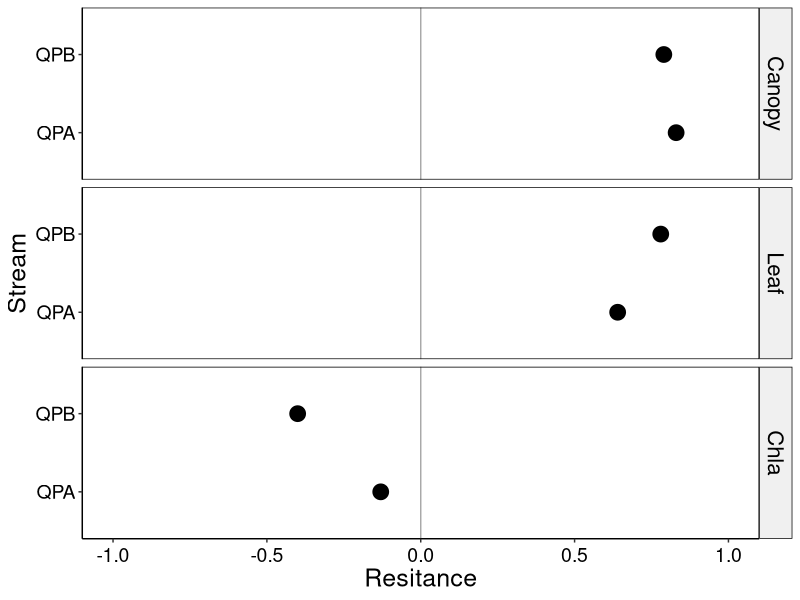

Write R code to recreate this figure. (Note: this script raises an error after producing the figure.)




#--------------------------------------------
# Dot plot
# 09 May 2020
#PEGF
#--------------------------------------------
#

library(modelr)
library(ggplot2)
library(dplyr)
library(patchwork)

metrics<- read.csv("metrics.csv")
metrics



# Resistance --------------------------------------------------------------

metrics$Variable_f = factor(metrics$Variable, levels=c('Canopy','Leaf','Leaf_Exp','Chla','Shrimp'))

r1 <- ggplot(metrics, 
      aes(x=Resitance,
          y=Stream))+ 
#          color=Stream,
 #         group=Variable)) +
  geom_vline(aes(xintercept = 0), color='darkgrey') +
  geom_point(size=5)+ #aes(shape=Variable),size=2.7) +#, position=pd, stat="identity") + 
  
  theme(axis.title.x = element_text(size = 18, angle = 0)) +
  theme(axis.title.y = element_text(size = 18, angle = 90)) +
  
  theme(axis.text.x=element_text(angle=0, size=14, vjust=0.5, color="black")) + #subaxis x
  theme(axis.text.y=element_text(angle=0, size=14, vjust=0.5, color="black")) + #subaxis y
  
   xlim(-1,1) +
  
  theme(panel.grid.major = element_blank(), panel.grid.minor = element_blank(),
        panel.background = element_blank(), axis.line = element_line(colour = "black")) +
  theme(panel.border = element_rect(colour = "black", fill=NA, size=0.5)) +
  
  facet_grid(Variable_f~.) +
  theme(strip.text.y = element_text(size = 16, colour = "black", angle = 270)) +
  theme(strip.background = element_rect(colour = "black", fill = "grey94"))


r1 + ggsave("Resistance.jpeg", width=6, height=6,dpi=600)


# Resilience --------------------------------------------------------------


metrics$Variable_f = factor(metrics$Variable, levels=c('Canopy','Leaf','Leaf_Exp','Chla','Shrimp'))

r2 <- ggplot(metrics, 
             aes(x=Resilience,
                 y=Stream))+ 
  #          color=Stream,
  #         group=Variable)) +
  geom_vline(aes(xintercept = 0), color='darkgrey') +
  geom_point(size=5)+ #aes(shape=Variable),size=2.7) +#, position=pd, stat="identity") + 
  
  theme(axis.title.x = element_text(size = 18, angle = 0)) +
  theme(axis.title.y = element_text(size = 18, angle = 90)) +
  
  theme(axis.text.x=element_text(angle=0, size=14, vjust=0.5, color="black")) + #subaxis x
  theme(axis.text.y=element_text(angle=0, size=14, vjust=0.5, color="black")) + #subaxis y
  
  xlim(-1,1) +
  
  theme(panel.grid.major = element_blank(), panel.grid.minor = element_blank(),
        panel.background = element_blank(), axis.line = element_line(colour = "black")) +
  theme(panel.border = element_rect(colour = "black", fill=NA, size=0.5)) +
  
  facet_grid(Variable_f~.) +
  theme(strip.text.y = element_text(size = 16, colour = "black", angle = 270)) +
  theme(strip.background = element_rect(colour = "black", fill = "grey94"))

r2 + ggsave("Resilience.jpeg", width=6, height=6,dpi=600)


# Recovery ----------------------------------------------------------------

metrics$Variable_f = factor(metrics$Variable, levels=c('Canopy','Leaf','Leaf_Exp','Chla','Shrimp'))

r3 <- ggplot(metrics, 
             aes(x=Recovery,
                 y=Stream))+ 
  #          color=Stream,
  #         group=Variable)) +
  geom_vline(aes(xintercept = 0), color='darkgrey') +
  geom_point(size=5)+ #aes(shape=Variable),size=2.7) +#, position=pd, stat="identity") + 
  
  theme(axis.title.x = element_text(size = 18, angle = 0)) +
  theme(axis.title.y = element_text(size = 18, angle = 90)) +
  
  theme(axis.text.x=element_text(angle=0, size=14, vjust=0.5, color="black")) + #subaxis x
  theme(axis.text.y=element_text(angle=0, size=14, vjust=0.5, color="black")) + #subaxis y
  
  xlim(-1,1) +
  
  theme(panel.grid.major = element_blank(), panel.grid.minor = element_blank(),
        panel.background = element_blank(), axis.line = element_line(colour = "black")) +
  theme(panel.border = element_rect(colour = "black", fill=NA, size=0.5)) +
  
  facet_grid(Variable_f~.) +
  theme(strip.text.y = element_text(size = 12, colour = "black", angle = 270)) +
  theme(strip.background = element_rect(colour = "black", fill = "grey"))

r3

metrics$Variable_f = factor(metrics$Variable, levels=c('Canopy','Leaf','Leaf_Exp','Chla','Shrimp'))
metrics

r4 <- ggplot(metrics, 
             aes(x=TemporalStab,
                 y=Stream))+ 
  #          color=Stream,
  #         group=Variable)) +
  geom_vline(aes(xintercept = 0), color='darkgrey') +
  geom_point(size=5)+ #aes(shape=Variable),size=2.7) +#, position=pd, stat="identity") + 
  
  theme(axis.title.x = element_text(size = 18, angle = 0)) +
  theme(axis.title.y = element_text(size = 18, angle = 90)) +
  
  theme(axis.text.x=element_text(angle=0, size=14, vjust=0.5, color="black")) + #subaxis x
  theme(axis.text.y=element_text(angle=0, size=14, vjust=0.5, color="black")) + #subaxis y
  
  xlim(-15,15) +
  
  theme(panel.grid.major = element_blank(), panel.grid.minor = element_blank(),
        panel.background = element_blank(), axis.line = element_line(colour = "black")) +
  theme(panel.border = element_rect(colour = "black", fill=NA, size=0.5)) +
  
  facet_grid(Variable_f~.) +
  theme(strip.text.y = element_text(size = 12, colour = "black", angle = 270)) +
  theme(strip.background = element_rect(colour = "black", fill = "grey"))

r4

metrics <- (r1 + r3) / (r2 + r4) + plot_annotation(tag_levels = 'A')

metrics + ggsave("Metrics.jpeg", width=6, height=10,dpi=600)


r5<- ggplot(metrics, 
             aes(x=Resitance,
                 y=Resiliences,
                 color= Stream,
                 group=Variable)) +
geom_point(aes(color=Stream,shape=Variable), size=3) +
geom_vline(aes(xintercept = 0), color='darkgrey') +
  geom_hline(aes(yintercept = 0), color='darkgrey') +
  xlim(-1,1) 
r5
 
